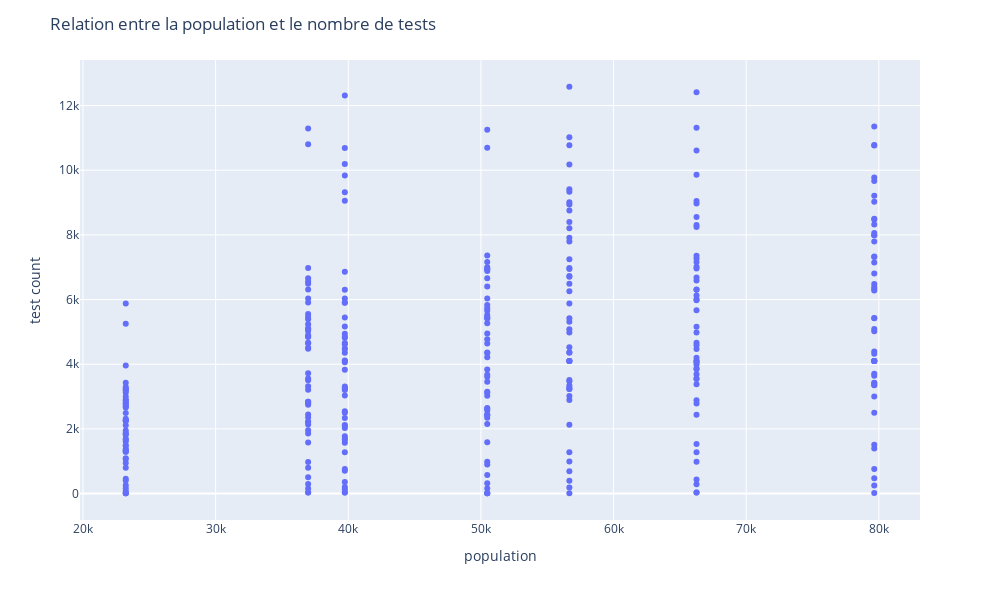

Notebook code for this chart:
### Code cell
def population_test(data):
    fig = px.scatter(data, x='population', y='test count')
    fig.update_layout(width=1000, height=600,title='Relation entre la population et le nombre de tests')
    fig.show()
population_test(dataset2)

### Figure 1 — Plotly figure (JSON) as saved in the notebook; plotly's stock layout.template omitted (floating-point values rounded to 4 significant figures; data arrays with more than 128 entries replaced by an {"elided": "..."} marker saying what was removed)
{"data": [{"hovertemplate": "population=%{x}<br>test count=%{y}<extra></extra>", "legendgroup": "", "marker": {"color": "#636efa", "symbol": "circle"}, "mode": "markers", "name": "", "orientation": "v", "showlegend": false, "type": "scatter", "x": {"elided": "335 int values"}, "xaxis": "x", "y": {"elided": "335 int values"}, "yaxis": "y"}], "layout": {"height": 600, "legend": {"tracegroupgap": 0}, "margin": {"t": 60}, "title": {"text": "Relation entre la population et le nombre de tests"}, "width": 1000, "xaxis": {"anchor": "y", "domain": [0, 1], "title": {"text": "population"}}, "yaxis": {"anchor": "x", "domain": [0, 1], "title": {"text": "test count"}}}}
